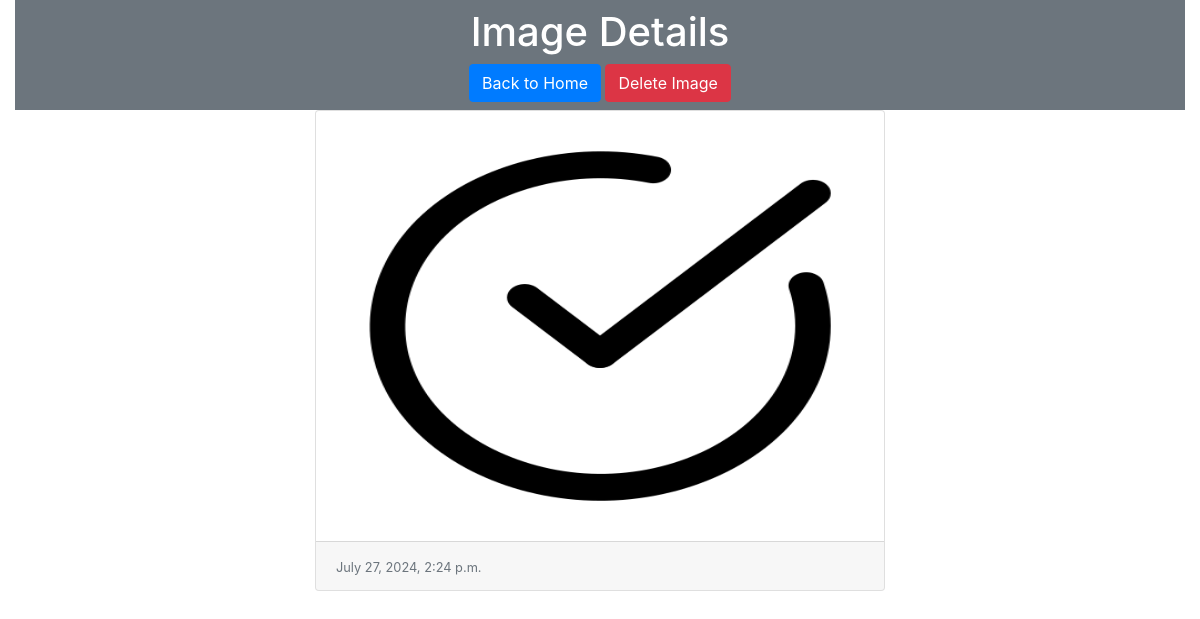
Page /details/3/ on the committed database.
### imageapp/models.py (models this page shows)
class Image(models.Model):
    photo= models.ImageField(upload_to="myimage")
    date= models.DateTimeField(auto_now_add=True)

### imageapp/views.py (the view)
# urls.py: path("details/<int:id>/", views.details, name="details"),
def details(request, id):
    image = get_object_or_404(Image, id=id)
    return render(request, 'imageapp/details.html', {'img': image})

### imageapp/templates/imageapp/details.html (shortened to what this page needs)
<!doctype html>
<html lang="en">
  <head>
    <link rel="stylesheet" href="https://cdn.jsdelivr.net/npm/bootstrap@4.5.3/dist/css/bootstrap.min.css">
  </head>
  <body>
    <div class="container-fluid">
        <div class="py-2 text-center bg-secondary text-white">
            <h1 class="mb-2">Image Details</h1>
                <a href="{% url 'home' %}" class="btn btn-primary">Back to Home</a>
                <button type="button" class="btn btn-danger" data-toggle="modal" data-target="#deleteModal">Delete Image</button>
        </div>
        <div class="row justify-content-center">
            <div class="col-md-6">
                <div class="card">
                    <img src="{{ img.photo.url }}" alt="" class="card-img-top" height="430px">
                    <div class="card-footer">
                        <small class="text-muted">{{ img.date }}</small>
                    </div>
                </div>
            </div>
        </div>
    </div>
  </body>
</html>

### rows in the picture
Image: photo (picture), date "July 27, 2024, 2:24 p.m."
